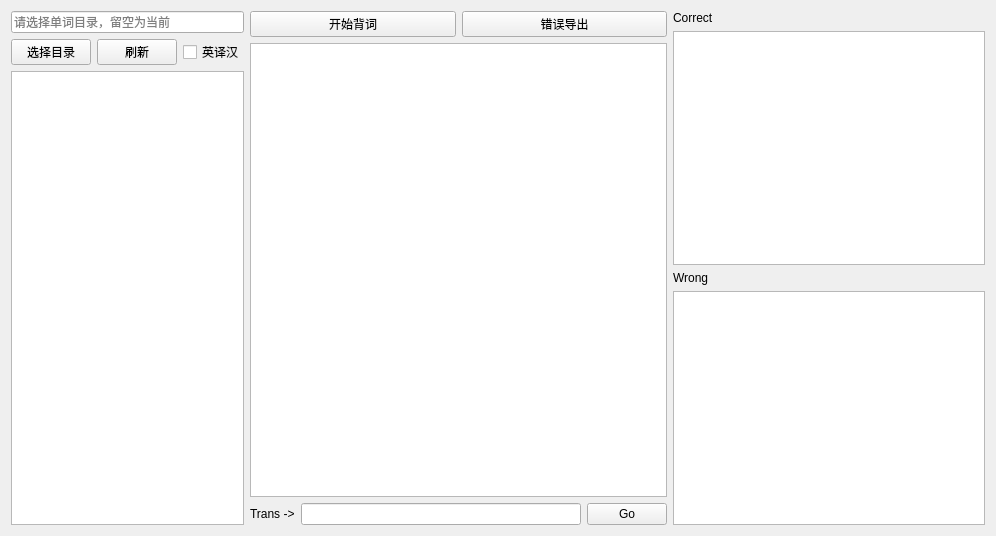
<?xml version="1.0" encoding="UTF-8"?>
<ui version="4.0">
    <class>Form</class>
    <widget class="QWidget" name="Form">
        <property name="geometry">
            <rect>
                <x>0</x>
                <y>0</y>
                <width>996</width>
                <height>536</height>
            </rect>
        </property>
        <property name="windowTitle">
            <string>背词小助手</string>
        </property>
        <property name="windowIcon">
            <iconset resource="res.qrc">
                <normaloff>:/icon/icon.ico</normaloff>:/icon/icon.ico
            </iconset>
        </property>
        <layout class="QGridLayout" name="gridLayout">
            <item row="0" column="0">
                <layout class="QHBoxLayout" name="horizontalLayout" stretch="2,4,3">
                    <item>
                        <layout class="QVBoxLayout" name="verticalLayout_3">
                            <item>
                                <widget class="QLineEdit" name="EditDir">
                                    <property name="placeholderText">
                                        <string>请选择单词目录，留空为当前</string>
                                    </property>
                                </widget>
                            </item>
                            <item>
                                <layout class="QHBoxLayout" name="horizontalLayout_3">
                                    <item>
                                        <widget class="QPushButton" name="BtnChooseDir">
                                            <property name="text">
                                                <string>选择目录</string>
                                            </property>
                                        </widget>
                                    </item>
                                    <item>
                                        <widget class="QPushButton" name="BtnFlush">
                                            <property name="text">
                                                <string>刷新</string>
                                            </property>
                                        </widget>
                                    </item>
                                    <item>
                                        <widget class="QCheckBox" name="CheckMode">
                                            <property name="text">
                                                <string>英译汉</string>
                                            </property>
                                        </widget>
                                    </item>
                                </layout>
                            </item>
                            <item>
                                <widget class="QListWidget" name="ListDir"/>
                            </item>
                        </layout>
                    </item>
                    <item>
                        <layout class="QVBoxLayout" name="verticalLayout">
                            <item>
                                <layout class="QHBoxLayout" name="horizontalLayout_4">
                                    <item>
                                        <widget class="QPushButton" name="BtnStatus">
                                            <property name="text">
                                                <string>开始背词</string>
                                            </property>
                                        </widget>
                                    </item>
                                    <item>
                                        <widget class="QPushButton" name="BtnExportError">
                                            <property name="text">
                                                <string>错误导出</string>
                                            </property>
                                        </widget>
                                    </item>
                                </layout>
                            </item>
                            <item>
                                <widget class="QListWidget" name="ListMain"/>
                            </item>
                            <item>
                                <layout class="QHBoxLayout" name="horizontalLayout_2">
                                    <item>
                                        <widget class="QLabel" name="label">
                                            <property name="text">
                                                <string>Trans -&gt;</string>
                                            </property>
                                        </widget>
                                    </item>
                                    <item>
                                        <widget class="QLineEdit" name="EditNow">
                                            <property name="focusPolicy">
                                                <enum>Qt::StrongFocus</enum>
                                            </property>
                                        </widget>
                                    </item>
                                    <item>
                                        <widget class="QPushButton" name="BtnGo">
                                            <property name="text">
                                                <string>Go</string>
                                            </property>
                                        </widget>
                                    </item>
                                </layout>
                            </item>
                        </layout>
                    </item>
                    <item>
                        <layout class="QVBoxLayout" name="verticalLayout_2">
                            <item>
                                <widget class="QLabel" name="label_2">
                                    <property name="text">
                                        <string>Correct</string>
                                    </property>
                                </widget>
                            </item>
                            <item>
                                <widget class="QListWidget" name="ListCorrect"/>
                            </item>
                            <item>
                                <widget class="QLabel" name="label_3">
                                    <property name="text">
                                        <string>Wrong</string>
                                    </property>
                                </widget>
                            </item>
                            <item>
                                <widget class="QListWidget" name="ListError"/>
                            </item>
                        </layout>
                    </item>
                </layout>
            </item>
        </layout>
    </widget>
    <resources>
        <include location="res.qrc"/>
    </resources>
    <connections>
        <connection>
            <sender>BtnChooseDir</sender>
            <signal>clicked()</signal>
            <receiver>Form</receiver>
            <slot>chooseBtnClicked()</slot>
            <hints>
                <hint type="sourcelabel">
                    <x>96</x>
                    <y>61</y>
                </hint>
                <hint type="destinationlabel">
                    <x>231</x>
                    <y>5</y>
                </hint>
            </hints>
        </connection>
        <connection>
            <sender>BtnFlush</sender>
            <signal>clicked()</signal>
            <receiver>Form</receiver>
            <slot>flushBtnClicked()</slot>
            <hints>
                <hint type="sourcelabel">
                    <x>200</x>
                    <y>62</y>
                </hint>
                <hint type="destinationlabel">
                    <x>418</x>
                    <y>7</y>
                </hint>
            </hints>
        </connection>
        <connection>
            <sender>BtnStatus</sender>
            <signal>clicked()</signal>
            <receiver>Form</receiver>
            <slot>statusBtnClicked()</slot>
            <hints>
                <hint type="sourcelabel">
                    <x>336</x>
                    <y>20</y>
                </hint>
                <hint type="destinationlabel">
                    <x>236</x>
                    <y>529</y>
                </hint>
            </hints>
        </connection>
        <connection>
            <sender>BtnExportError</sender>
            <signal>clicked()</signal>
            <receiver>Form</receiver>
            <slot>errorexportBtnClicked()</slot>
            <hints>
                <hint type="sourcelabel">
                    <x>580</x>
                    <y>28</y>
                </hint>
                <hint type="destinationlabel">
                    <x>435</x>
                    <y>530</y>
                </hint>
            </hints>
        </connection>
        <connection>
            <sender>BtnGo</sender>
            <signal>clicked()</signal>
            <receiver>Form</receiver>
            <slot>goBtnClicked()</slot>
            <hints>
                <hint type="sourcelabel">
                    <x>643</x>
                    <y>515</y>
                </hint>
                <hint type="destinationlabel">
                    <x>660</x>
                    <y>5</y>
                </hint>
            </hints>
        </connection>
        <connection>
            <sender>ListDir</sender>
            <signal>itemClicked(QListWidgetItem*)</signal>
            <receiver>Form</receiver>
            <slot>dicClicked()</slot>
            <hints>
                <hint type="sourcelabel">
                    <x>162</x>
                    <y>345</y>
                </hint>
                <hint type="destinationlabel">
                    <x>49</x>
                    <y>532</y>
                </hint>
            </hints>
        </connection>
        <connection>
            <sender>EditNow</sender>
            <signal>returnPressed()</signal>
            <receiver>BtnGo</receiver>
            <slot>click()</slot>
            <hints>
                <hint type="sourcelabel">
                    <x>477</x>
                    <y>511</y>
                </hint>
                <hint type="destinationlabel">
                    <x>596</x>
                    <y>506</y>
                </hint>
            </hints>
        </connection>
        <connection>
            <sender>BtnGo</sender>
            <signal>clicked()</signal>
            <receiver>EditNow</receiver>
            <slot>clear()</slot>
            <hints>
                <hint type="sourcelabel">
                    <x>616</x>
                    <y>516</y>
                </hint>
                <hint type="destinationlabel">
                    <x>385</x>
                    <y>510</y>
                </hint>
            </hints>
        </connection>
        <connection>
            <sender>ListMain</sender>
            <signal>currentRowChanged(int)</signal>
            <receiver>Form</receiver>
            <slot>rowChanged()</slot>
            <hints>
                <hint type="sourcelabel">
                    <x>479</x>
                    <y>119</y>
                </hint>
                <hint type="destinationlabel">
                    <x>822</x>
                    <y>3</y>
                </hint>
            </hints>
        </connection>
    </connections>
    <slots>
        <slot>chooseBtnClicked()</slot>
        <slot>flushBtnClicked()</slot>
        <slot>statusBtnClicked()</slot>
        <slot>errorexportBtnClicked()</slot>
        <slot>goBtnClicked()</slot>
        <slot>dicClicked()</slot>
        <slot>rowChanged()</slot>
    </slots>
</ui>
